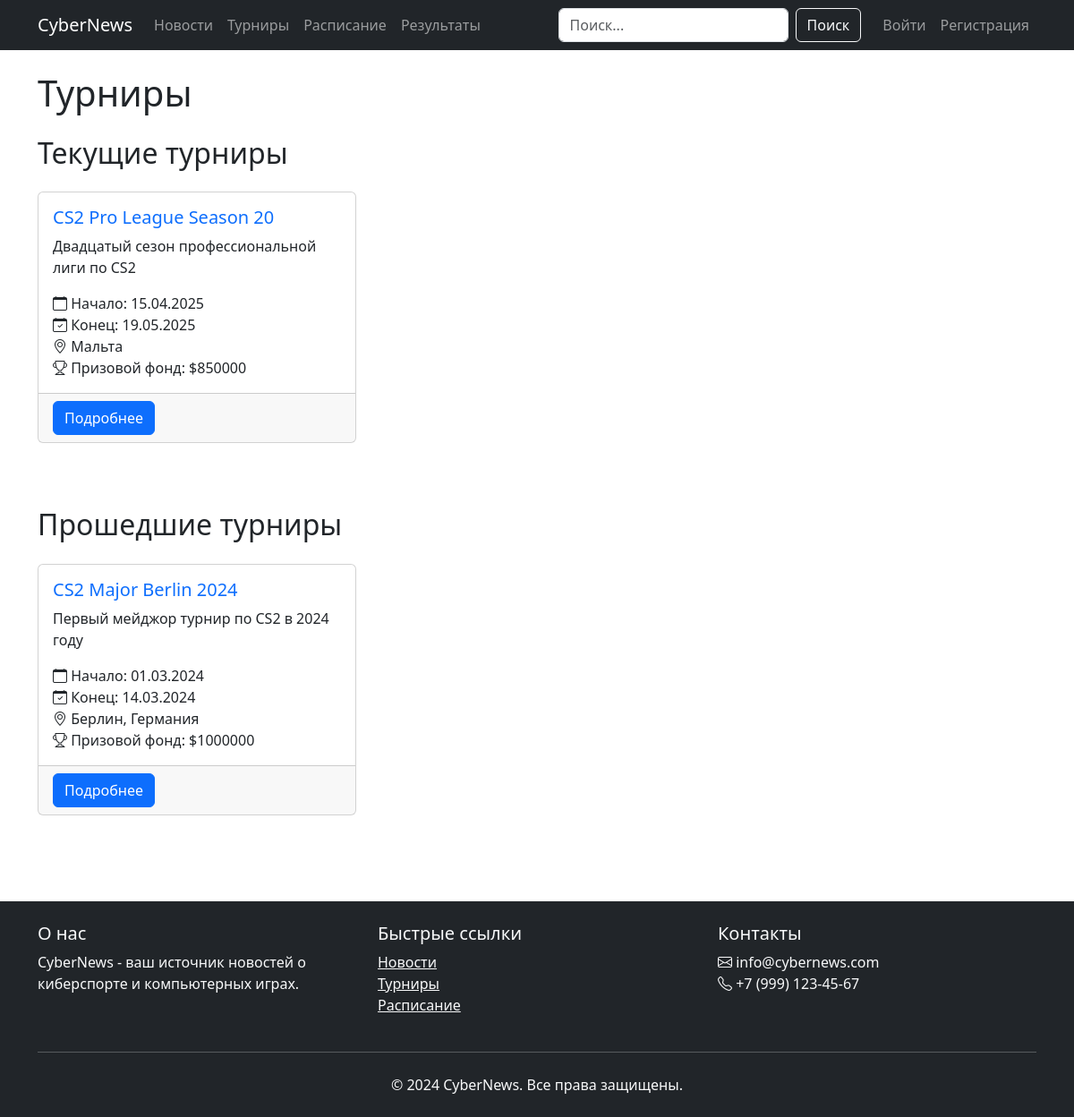
/tournaments/, run on the app's committed database.
### tournaments/models.py (models this page shows, shortened)
class Tournament(models.Model):
    name = models.CharField(max_length=200)
    slug = models.SlugField(max_length=200, unique=True, blank=True)
    description = models.TextField()
    start_date = models.DateField(default=timezone.now)
    end_date = models.DateField(default=timezone.now)
    prize_pool = models.IntegerField(default=0)
    location = models.CharField(max_length=200, default='TBA')
    game_type = models.CharField(max_length=50, default='CS2')
    format = models.CharField(max_length=50, default='Single Elimination')
    teams = models.ManyToManyField(Team, related_name='tournaments')
    created_at = models.DateTimeField(auto_now_add=True)
    updated_at = models.DateTimeField(auto_now=True)
    is_active = models.BooleanField(default=True)

### tournaments/views.py (the view)
# urls.py: path('', views.tournament_list, name='tournament_list'),
def tournament_list(request):
    active_tournaments = Tournament.objects.filter(is_active=True)
    upcoming_tournaments = active_tournaments.filter(start_date__gt=datetime.now())
    current_tournaments = active_tournaments.filter(
        start_date__lte=datetime.now(),
        end_date__gte=datetime.now()
    )
    past_tournaments = active_tournaments.filter(end_date__lt=datetime.now())
    return render(request, 'tournaments/tournament_list.html', {
        'upcoming_tournaments': upcoming_tournaments,
        'current_tournaments': current_tournaments,
        'past_tournaments': past_tournaments,
    })

### templates/tournaments/tournament_list.html (shortened to what this page needs)
{% extends 'base.html' %}
{% block content %}
<h1 class="mb-4">Турниры</h1>
{% if current_tournaments %}
    <section class="mb-5">
        <h2 class="mb-4">Текущие турниры</h2>
        <div class="row">
            {% for tournament in current_tournaments %}
                <div class="col-md-6 col-lg-4 mb-4">
                    <div class="card h-100">
                        <div class="card-body">
                            <h3 class="card-title h5">
                                <a href="{% url 'tournaments:tournament_detail' tournament.pk %}" class="text-decoration-none">
                                    {{ tournament.name }}
                                </a>
                            </h3>
                            <p class="card-text">{{ tournament.description|truncatewords:30 }}</p>
                            <ul class="list-unstyled mb-0">
                                <li><i class="bi bi-calendar"></i> Начало: {{ tournament.start_date|date:"d.m.Y" }}</li>
                                <li><i class="bi bi-calendar-check"></i> Конец: {{ tournament.end_date|date:"d.m.Y" }}</li>
                                <li><i class="bi bi-geo-alt"></i> {{ tournament.location }}</li>
                                <li><i class="bi bi-trophy"></i> Призовой фонд: ${{ tournament.prize_pool }}</li>
                            </ul>
                        </div>
                        <div class="card-footer">
                            <a href="{% url 'tournaments:tournament_detail' tournament.pk %}" class="btn btn-primary">
                                Подробнее
                            </a>
                        </div>
                    </div>
                </div>
            {% endfor %}
        </div>
    </section>
{% endif %}
{% if past_tournaments %}
    <section>
        <h2 class="mb-4">Прошедшие турниры</h2>
        <div class="row">
            {% for tournament in past_tournaments %}
                <div class="col-md-6 col-lg-4 mb-4">
                    <div class="card h-100">
                        <div class="card-body">
                            <h3 class="card-title h5">
                                <a href="{% url 'tournaments:tournament_detail' tournament.pk %}" class="text-decoration-none">
                                    {{ tournament.name }}
                                </a>
                            </h3>
                            <p class="card-text">{{ tournament.description|truncatewords:30 }}</p>
                            <ul class="list-unstyled mb-0">
                                <li><i class="bi bi-calendar"></i> Начало: {{ tournament.start_date|date:"d.m.Y" }}</li>
                                <li><i class="bi bi-calendar-check"></i> Конец: {{ tournament.end_date|date:"d.m.Y" }}</li>
                                <li><i class="bi bi-geo-alt"></i> {{ tournament.location }}</li>
                                <li><i class="bi bi-trophy"></i> Призовой фонд: ${{ tournament.prize_pool }}</li>
                            </ul>
                        </div>
                        <div class="card-footer">
                            <a href="{% url 'tournaments:tournament_detail' tournament.pk %}" class="btn btn-primary">
                                Подробнее
                            </a>
                        </div>
                    </div>
                </div>
            {% endfor %}
        </div>
    </section>
{% endif %}
{% endblock %}

### templates/base.html (style rules this page uses)
html, body { height: 100%; margin: 0; }
body { display: flex; flex-direction: column; min-height: 100vh; }

### data on the page
Tournament: name "CS2 Pro League Season 20", description "Двадцатый сезон профессиональной лиги по CS2", start_date "15.04.2025", end_date "19.05.2025", location "Мальта", prize_pool "850000"
Tournament: name "CS2 Major Berlin 2024", description "Первый мейджор турнир по CS2 в 2024 году", start_date "01.03.2024", end_date "14.03.2024", location "Берлин, Германия", prize_pool "1000000"
